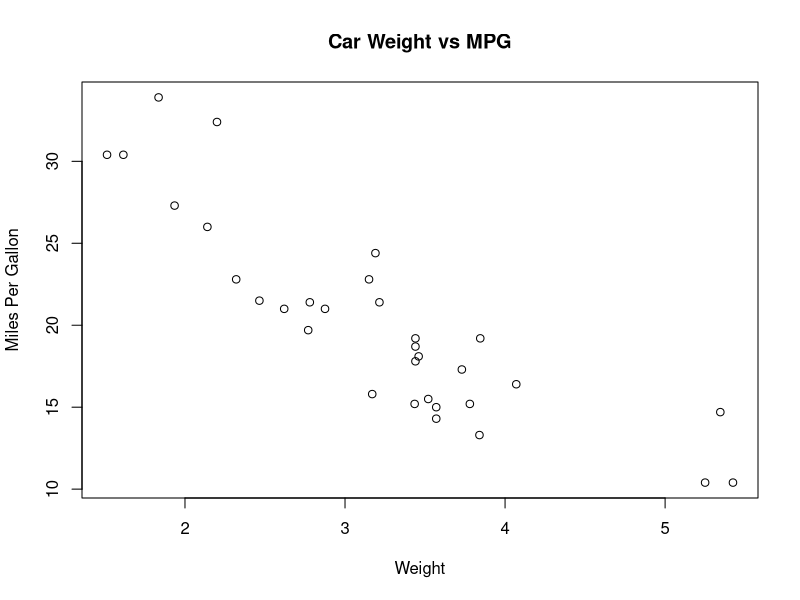

Recreate this plot in R.
## ---- chunk 1
# Load built-in dataset
data(mtcars)

# View first few rows
head(mtcars)

# Summary of dataset
summary(mtcars)

# Basic plot
plot(mtcars$wt, mtcars$mpg,
     main = "Car Weight vs MPG",
     xlab = "Weight",
     ylab = "Miles Per Gallon")

# Conclusion Paragraph: Using R Markdown was a helpful experience because it allowed me to combine writing and code into one document. Compared to writing a plain report, R Markdown makes it easier to show data analysis alongside explanations. One challenge was learning the syntax for code chunks and formatting, but once understood, it became straightforward to use.
